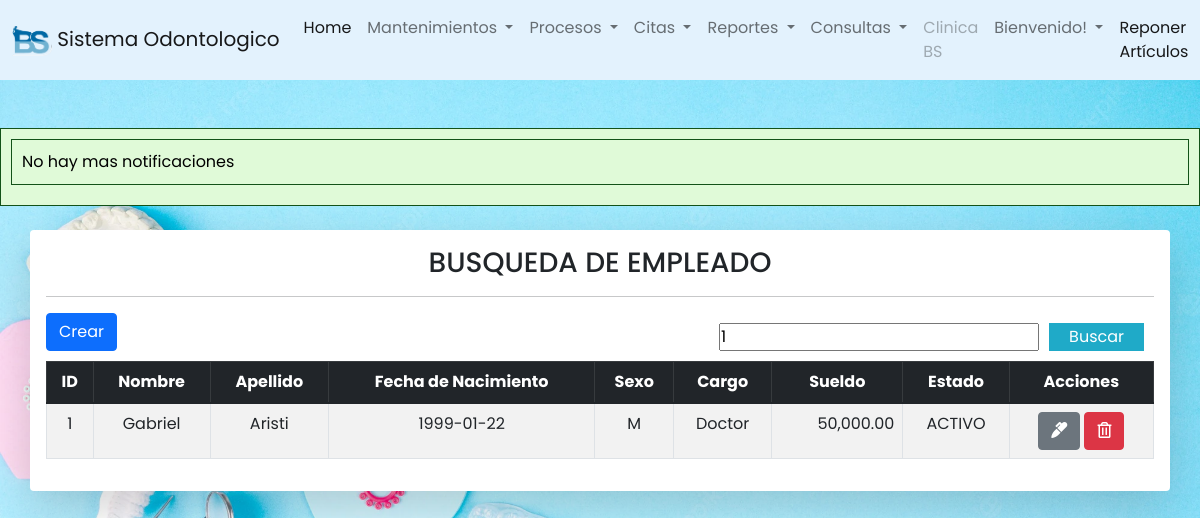
/odontologia/empleados/buscar_empleado.php?busqueda=1, run on the app's committed database.
### tables this page shows
CREATE TABLE `empleados` (
  `id_empl` int(11) NOT NULL,
  `id_per` int(11) DEFAULT NULL,
  `cargo` int(11) DEFAULT NULL,
  `status` int(11) DEFAULT NULL,
  `horario` int(11) DEFAULT NULL
);

CREATE TABLE `persona` (
  `id_per` int(11) NOT NULL,
  `nom_per` varchar(50) DEFAULT NULL,
  `ape_per` int(11) DEFAULT NULL,
  `fec_nac` date DEFAULT NULL,
  `sex_per` char(1) DEFAULT NULL,
  `datos` int(11) DEFAULT NULL,
  `status` int(11) DEFAULT NULL
);

CREATE TABLE `apellidos` (
  `id_ape` int(11) NOT NULL,
  `apellido` varchar(50) NOT NULL
);

CREATE TABLE `cargos` (
  `id_cargo` int(11) NOT NULL,
  `cargo` varchar(60) DEFAULT NULL,
  `sueldo` decimal(11,0) DEFAULT NULL
);

CREATE TABLE `estados` (
  `id_status` int(11) NOT NULL,
  `des_status` varchar(50) DEFAULT NULL
);

### odontologia/empleados/buscar_empleado.php (the view, shortened to what this page needs)
<?php
include ("../conexion.php");
?>
<?php include("../includes/header.php")?>
<?php include("../includes/footer.php")?>
<head>
    <link rel="stylesheet" href="../CSS/styl.css">
</head>
<div class="container table-responsive container-sm mt-4 shadow-lg p-3 mb-5 bg-body rounded">
    <?php
        $busqueda = strtolower( $_REQUEST['busqueda']);
    ?>
    <center><h3>BUSQUEDA DE EMPLEADO</h3></center>
<hr class="divider">
        <button id="crear" type="button" class="btn btn-primary" data-bs-toggle="modal" data-bs-target="#modalEmpleado" >Crear</button>
        <form action="buscar_empleado.php" class="buscador" method="get" >
                <input type="text" name="busqueda" id="busqueda" placeholder="Buscar" value="<?php echo $busqueda; ?>">
                <input type="submit" value="Buscar" class="btn_search">
        </form>
        <table id="tablaempleados" class="table aling-middle table-hover table-secundary mt-2 table-bordered table-striped">
            <thead class="table-dark">
                <tr class="text-center">
                    <th>ID</th>
                    <th>Nombre</th>
                    <th>Apellido</th>
                    <th>Fecha de Nacimiento</th>
                    <th>Sexo</th>
                    <th>Cargo</th>
                    <th>Sueldo</th>
                    <th>Estado</th>
                    <th>Acciones</th>
                </tr>
            </thead>
            <tbody class="text-center">
                    <?php
                        $query = "SELECT ep.id_empl, ps.nom_per, a.apellido, ps.fec_nac, ps.sex_per,c.cargo,c.sueldo, et.des_status
                        from empleados ep INNER JOIN persona ps ON ep.id_per = ps.id_per INNER JOIN apellidos AS a
                        ON ps.ape_per = a.id_ape INNER JOIN cargos c ON ep.cargo = c.id_cargo INNER JOIN
                        estados et ON ep.status = et.id_status WHERE (
                        ep.id_empl LIKE '%$busqueda%' OR
                        c.cargo LIKE '%$busqueda%'
                        ) AND id_status=1";
                        $result_task = mysqli_query($conexion, $query);
                        while($row = mysqli_fetch_array($result_task)){?>
                            <tr>
                                <td><?php echo $row['id_empl'] ?></td>
                                <td><?php echo $row['nom_per'] ?></td>
                                <td><?php echo $row['apellido'] ?></td>
                                <td><?php echo $row['fec_nac'] ?></td>
                                <td><?php echo $row['sex_per'] ?></td>
                                <td><?php echo $row['cargo'] ?></td>
                                <td style="text-align: right;"><?php echo number_format($row['sueldo'],2) ?></td>
                                <td><?php echo $row['des_status'] ?></td>
                                <td>
                                    <a href="editarempl.php?id=<?php echo $row['id_empl']?>" class="btn btn-secondary">
                                        <i class="fas fa-marker"></i>
                                    </a>
                                    <a href="eliminarempl.php?id=<?php echo $row['id_empl']?>" class="btn btn-danger">
                                        <i class="far fa-trash-alt"></i>
                                    </a>
                                </td>
                            </tr>
                        <?php }?>
            </tbody>
        </table>
    </div>

### odontologia/CSS/styl.css (style rules this page uses)
* { margin: 0; padding: 0; user-select: none; box-sizing: border-box; font-family: 'Poppins', sans-serif; }
body { margin: 0; background-image: url('fondo\ menu.webp'); background-size: cover; background-attachment: fixed; }

### odontologia/includes/ejecutar_procedimiento.php (style rules this page uses)
body { background-color: #f0f0f0; font-family: Arial, sans-serif; color: #333; margin: 0; padding: 0; }

### odontologia/empleados/buscar_empleado.php (style rules this page uses)
body { background-color: #f7f6f6; }
table thead { background-color: #0a4f70; color: white; }
.buscador { display: -webkit-flex; display: -moz-flex; display: -ms-flex; display: -o-flex; display: flex; float: right; background: initial; padding: 10px; border-radius: 10px; }
.buscador .btn_search { background: #1faac8 ; color: #fff; padding: 0 20px; border: 0; cursor: pointer; margin-left: 10px; }

### data on the page
empleados: id_empl "1", id_per.nom_per "Gabriel", apellidos.apellido "Aristi", id_per.fec_nac "1999-01-22", id_per.sex_per "M", cargo.cargo "Doctor", cargo.sueldo "50,000.00", status.des_status "ACTIVO"
